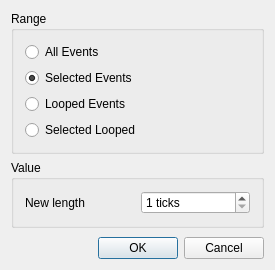
<?xml version="1.0" encoding="UTF-8"?>
<ui version="4.0">
 <class>SetlenBase</class>
 <widget class="QDialog" name="SetlenBase">
  <property name="geometry">
   <rect>
    <x>0</x>
    <y>0</y>
    <width>275</width>
    <height>270</height>
   </rect>
  </property>
  <property name="windowTitle">
   <string>MusE: Set Note Length</string>
  </property>
  <layout class="QVBoxLayout" name="verticalLayout_2">
   <property name="spacing">
    <number>6</number>
   </property>
   <property name="margin">
    <number>11</number>
   </property>
   <item>
    <widget class="QGroupBox" name="rangeBox">
     <property name="title">
      <string>Range</string>
     </property>
     <layout class="QVBoxLayout" name="verticalLayout">
      <property name="spacing">
       <number>6</number>
      </property>
      <property name="margin">
       <number>11</number>
      </property>
      <item>
       <widget class="QRadioButton" name="all_events_button">
        <property name="text">
         <string>All Events</string>
        </property>
       </widget>
      </item>
      <item>
       <widget class="QRadioButton" name="selected_events_button">
        <property name="text">
         <string>Selected Events</string>
        </property>
        <property name="checked">
         <bool>true</bool>
        </property>
       </widget>
      </item>
      <item>
       <widget class="QRadioButton" name="looped_events_button">
        <property name="text">
         <string>Looped Events</string>
        </property>
       </widget>
      </item>
      <item>
       <widget class="QRadioButton" name="selected_looped_button">
        <property name="text">
         <string>Selected Looped</string>
        </property>
       </widget>
      </item>
     </layout>
    </widget>
   </item>
   <item>
    <widget class="QGroupBox" name="groupBox_2">
     <property name="title">
      <string>Value</string>
     </property>
     <property name="flat">
      <bool>false</bool>
     </property>
     <property name="checkable">
      <bool>false</bool>
     </property>
     <layout class="QGridLayout" name="gridLayout">
      <property name="margin">
       <number>11</number>
      </property>
      <property name="spacing">
       <number>6</number>
      </property>
      <item row="0" column="0">
       <widget class="QLabel" name="TextLabel3">
        <property name="text">
         <string>New length</string>
        </property>
        <property name="wordWrap">
         <bool>false</bool>
        </property>
       </widget>
      </item>
      <item row="0" column="1">
       <widget class="QSpinBox" name="len_spinbox">
        <property name="suffix">
         <string> ticks</string>
        </property>
        <property name="minimum">
         <number>1</number>
        </property>
        <property name="maximum">
         <number>10000</number>
        </property>
        <property name="value">
         <number>1</number>
        </property>
       </widget>
      </item>
     </layout>
    </widget>
   </item>
   <item>
    <spacer name="verticalSpacer">
     <property name="orientation">
      <enum>Qt::Vertical</enum>
     </property>
     <property name="sizeHint" stdset="0">
      <size>
       <width>20</width>
       <height>40</height>
      </size>
     </property>
    </spacer>
   </item>
   <item>
    <layout class="QHBoxLayout" name="horizontalLayout">
     <property name="spacing">
      <number>6</number>
     </property>
     <item>
      <spacer name="Spacer1">
       <property name="orientation">
        <enum>Qt::Horizontal</enum>
       </property>
       <property name="sizeType">
        <enum>QSizePolicy::Expanding</enum>
       </property>
       <property name="sizeHint" stdset="0">
        <size>
         <width>20</width>
         <height>20</height>
        </size>
       </property>
      </spacer>
     </item>
     <item>
      <widget class="QPushButton" name="okButton">
       <property name="text">
        <string>OK</string>
       </property>
       <property name="autoDefault">
        <bool>false</bool>
       </property>
       <property name="default">
        <bool>true</bool>
       </property>
      </widget>
     </item>
     <item>
      <widget class="QPushButton" name="cancelButton">
       <property name="text">
        <string>Cancel</string>
       </property>
      </widget>
     </item>
    </layout>
   </item>
  </layout>
 </widget>
 <layoutdefault spacing="6" margin="11"/>
 <resources/>
 <connections>
  <connection>
   <sender>okButton</sender>
   <signal>clicked()</signal>
   <receiver>SetlenBase</receiver>
   <slot>accept()</slot>
   <hints>
    <hint type="sourcelabel">
     <x>20</x>
     <y>20</y>
    </hint>
    <hint type="destinationlabel">
     <x>20</x>
     <y>20</y>
    </hint>
   </hints>
  </connection>
  <connection>
   <sender>cancelButton</sender>
   <signal>clicked()</signal>
   <receiver>SetlenBase</receiver>
   <slot>reject()</slot>
   <hints>
    <hint type="sourcelabel">
     <x>20</x>
     <y>20</y>
    </hint>
    <hint type="destinationlabel">
     <x>20</x>
     <y>20</y>
    </hint>
   </hints>
  </connection>
 </connections>
</ui>
